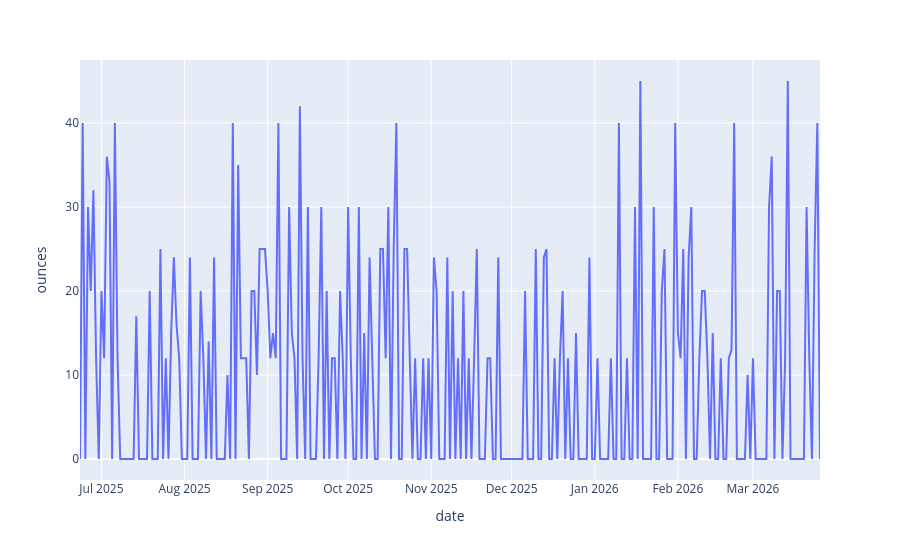

Notebook cell for this chart:
### Markdown cell above
# 3. Exploratory Analysis

### Code cell
# View the raw data over time
fig_line = px.line(df, x="date", y="ounces")
fig_line.show()

### Figure 1 — Plotly figure (JSON) as saved in the notebook; plotly's stock layout.template omitted (floating-point values rounded to 4 significant figures; data arrays with more than 128 entries replaced by an {"elided": "..."} marker saying what was removed)
{"data": [{"hovertemplate": "date=%{x}<br>ounces=%{y}<extra></extra>", "legendgroup": "", "line": {"color": "#636efa", "dash": "solid"}, "marker": {"symbol": "circle"}, "mode": "lines", "name": "", "orientation": "v", "showlegend": false, "type": "scatter", "x": {"elided": "277 str values"}, "xaxis": "x", "y": {"elided": "277 float values"}, "yaxis": "y"}], "layout": {"legend": {"tracegroupgap": 0}, "margin": {"t": 60}, "xaxis": {"anchor": "y", "domain": [0, 1], "title": {"text": "date"}}, "yaxis": {"anchor": "x", "domain": [0, 1], "title": {"text": "ounces"}}}}
